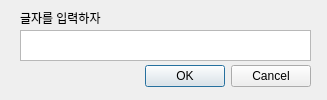
<?xml version="1.0" encoding="UTF-8"?>
<ui version="4.0">
 <class>Dialog</class>
 <widget class="QDialog" name="Dialog">
  <property name="geometry">
   <rect>
    <x>0</x>
    <y>0</y>
    <width>327</width>
    <height>100</height>
   </rect>
  </property>
  <property name="windowTitle">
   <string>text 입력</string>
  </property>
  <widget class="QDialogButtonBox" name="buttonBox">
   <property name="geometry">
    <rect>
     <x>-30</x>
     <y>60</y>
     <width>341</width>
     <height>32</height>
    </rect>
   </property>
   <property name="orientation">
    <enum>Qt::Horizontal</enum>
   </property>
   <property name="standardButtons">
    <set>QDialogButtonBox::Cancel|QDialogButtonBox::Ok</set>
   </property>
  </widget>
  <widget class="QTextEdit" name="textEdit">
   <property name="geometry">
    <rect>
     <x>20</x>
     <y>30</y>
     <width>291</width>
     <height>31</height>
    </rect>
   </property>
  </widget>
  <widget class="QLabel" name="label">
   <property name="geometry">
    <rect>
     <x>20</x>
     <y>10</y>
     <width>141</width>
     <height>16</height>
    </rect>
   </property>
   <property name="text">
    <string>글자를 입력하자</string>
   </property>
  </widget>
 </widget>
 <resources/>
 <connections>
  <connection>
   <sender>buttonBox</sender>
   <signal>accepted()</signal>
   <receiver>Dialog</receiver>
   <slot>accept()</slot>
   <hints>
    <hint type="sourcelabel">
     <x>248</x>
     <y>254</y>
    </hint>
    <hint type="destinationlabel">
     <x>157</x>
     <y>274</y>
    </hint>
   </hints>
  </connection>
  <connection>
   <sender>buttonBox</sender>
   <signal>rejected()</signal>
   <receiver>Dialog</receiver>
   <slot>reject()</slot>
   <hints>
    <hint type="sourcelabel">
     <x>316</x>
     <y>260</y>
    </hint>
    <hint type="destinationlabel">
     <x>286</x>
     <y>274</y>
    </hint>
   </hints>
  </connection>
 </connections>
</ui>
